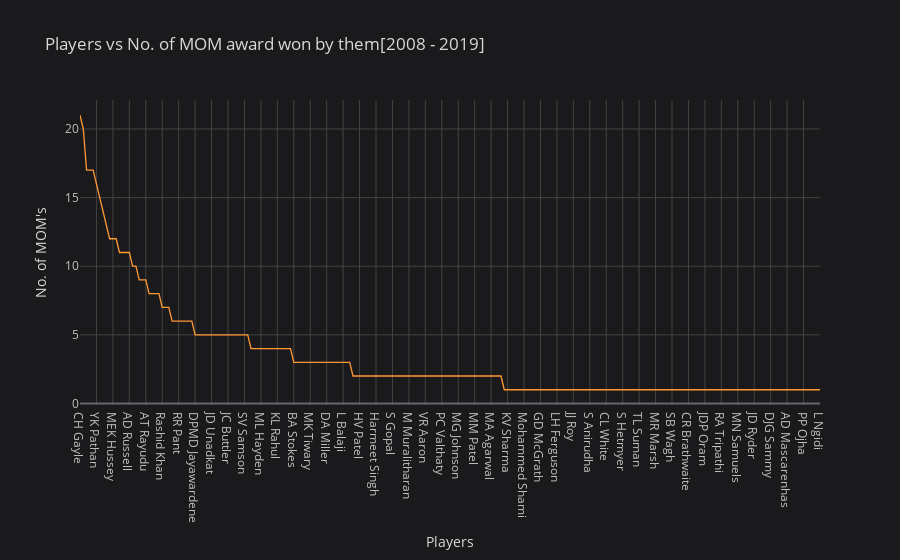

The notebook cell saved with this chart:
### Code cell
man_of_the_match.iplot(kind = 'scatter' , x = 'Player' , y = 'No. of MOM' , title = 'Players vs No. of MOM award won by them[2008 - 2019]' , xTitle = 'Players' , yTitle = "No. of MOM's")

### Figure 1 — Plotly figure (JSON) as saved in the notebook; plotly's stock layout.template omitted (floating-point values rounded to 4 significant figures; data arrays with more than 128 entries replaced by an {"elided": "..."} marker saying what was removed)
{"data": [{"line": {"color": "rgba(255, 153, 51, 1.0)", "dash": "solid", "shape": "linear", "width": 1.3}, "mode": "lines", "name": "No. of MOM", "text": "", "type": "scatter", "x": {"elided": "226 str values"}, "y": {"elided": "226 int values"}}], "layout": {"legend": {"bgcolor": "#1A1A1C", "font": {"color": "#D9D9D9"}}, "paper_bgcolor": "#1A1A1C", "plot_bgcolor": "#1A1A1C", "title": {"font": {"color": "#D9D9D9"}, "text": "Players vs No. of MOM award won by them[2008 - 2019]"}, "xaxis": {"gridcolor": "#434343", "showgrid": true, "tickfont": {"color": "#C2C2C2"}, "title": {"font": {"color": "#D9D9D9"}, "text": "Players"}, "zerolinecolor": "#666570"}, "yaxis": {"gridcolor": "#434343", "showgrid": true, "tickfont": {"color": "#C2C2C2"}, "title": {"font": {"color": "#D9D9D9"}, "text": "No. of MOM's"}, "zerolinecolor": "#666570"}}}
